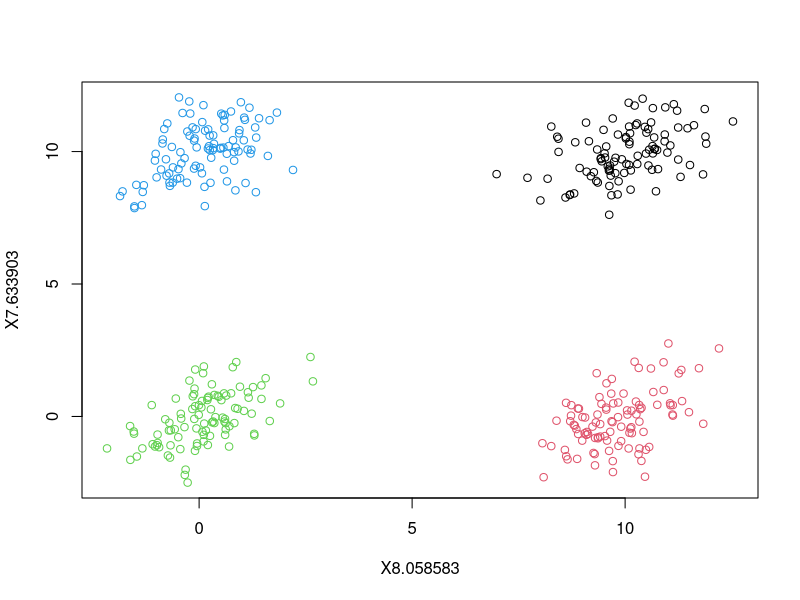

R code for this plot:
df <- read.csv(file = "output.csv", header = TRUE)
data <- df[, -ncol(df)]
labels <- df[, ncol(df)]
plot(data, col = labels)